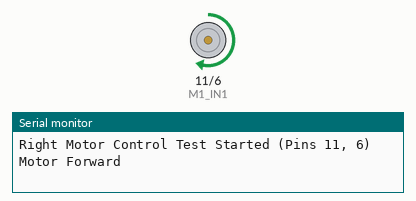
Simulated run of this sketch. Board: Arduino Uno, built with avr-gcc and run on an emulated ATmega328P. Shown: motor-driver pin pairs drawn as motors (green arrow = first pin HIGH = forward, orange = second pin HIGH = backward, longer = more drive), the last lines printed to the serial monitor.

Above: at 1.0 s.
At 4.0 s:
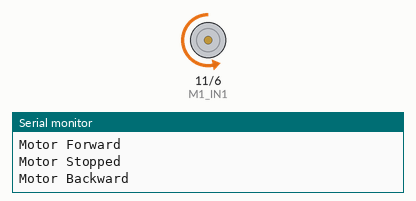
At 8.5 s:
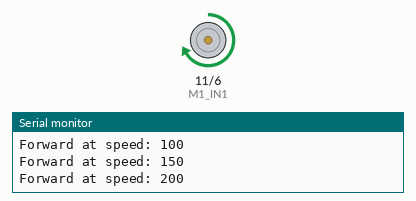
At 11.5 s:
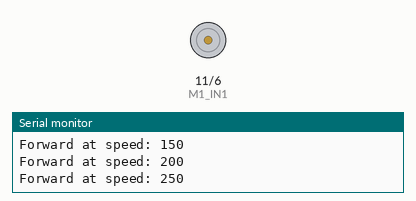
Timing chart, 0 to 16.9 s (numbered marks = the images above):
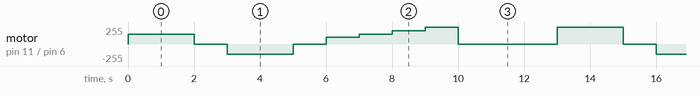

The sketch:

motor_control_test.ino
```cpp
const int M1_IN1 = 11;  // 右モータ方向制御
const int M1_IN2 = 6;   // 右モータ方向制御

void setup() {
  Serial.begin(9600);
  pinMode(M1_IN1, OUTPUT);
  pinMode(M1_IN2, OUTPUT);
  Serial.println("Right Motor Control Test Started (Pins 11, 6)");
}

void stopMotor() {
  analogWrite(M1_IN1, 0);
  analogWrite(M1_IN2, 0);
}

void motorForward(int speed = 150) {
  analogWrite(M1_IN1, speed);
  analogWrite(M1_IN2, 0);
}

void motorBackward(int speed = 150) {
  analogWrite(M1_IN1, 0);
  analogWrite(M1_IN2, speed);
}

void loop() {
  Serial.println("Motor Forward");
  motorForward();
  delay(2000);

  stopMotor();
  Serial.println("Motor Stopped");
  delay(1000);

  Serial.println("Motor Backward");
  motorBackward();
  delay(2000);

  stopMotor();
  Serial.println("Motor Stopped");
  delay(1000);

  Serial.println("Testing different speeds...");

  for (int speed = 100; speed <= 255; speed += 50) {
    Serial.print("Forward at speed: ");
    Serial.println(speed);
    motorForward(speed);
    delay(1000);
  }

  stopMotor();
  delay(3000);
}
```

Measured:
- by itself, motor on pin 11 (M1_IN1) / pin 6 (M1_IN2): repeats every 13.0 s: stopped 1.0 s, backward 150/255 2.0 s, stopped 1.0 s, forward 100/255 1.0 s, forward 150/255 1.0 s, forward 200/255 1.0 s, forward 250/255 1.0 s, stopped 3.0 s, forward 250/255 2.0 s
